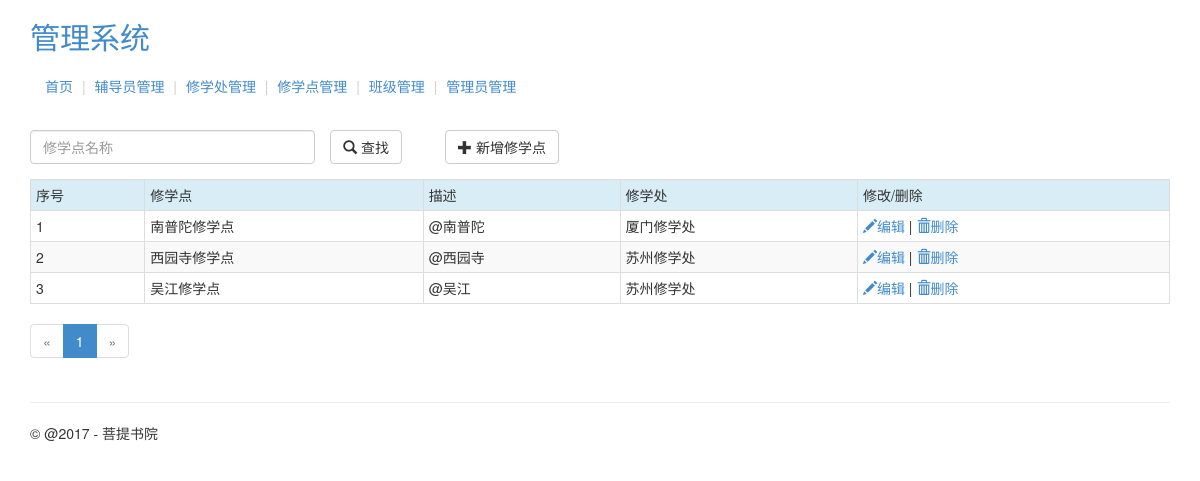
The app's page /admin/department/list (signed in) with its own data.
### putidms/models/org.py (models this page shows, shortened)
class Department(db.Model):
    __tablename__ = 'departments'
    id = db.Column(db.Integer, primary_key=True, autoincrement=True)
    name = db.Column(db.String(255), index=True, unique=True, nullable=False)
    desc = db.Column(db.Text)
    update_user = db.Column(db.Integer)
    create_time = db.Column(db.DateTime, default=datetime.utcnow)
    update_time = db.Column(db.DateTime, default=datetime.utcnow)
    division_id = db.Column(db.Integer, db.ForeignKey('divisions.id'))
    classes = db.relationship('Class', backref='department', lazy='dynamic')

class Division(db.Model):
    __tablename__ = 'divisions'
    id = db.Column(db.Integer, primary_key=True, autoincrement=True)
    name = db.Column(db.String(255), index=True, unique=True, nullable=False)
    desc = db.Column(db.Text)
    update_user = db.Column(db.Integer)
    create_time = db.Column(db.DateTime, default=datetime.utcnow)
    update_time = db.Column(db.DateTime, default=datetime.utcnow)
    departments = db.relationship('Department', backref='division', lazy='dynamic')
    users = db.relationship('User', backref='division', lazy='dynamic')

### putidms/admin/views.py (the view)
@mod.route('/department/list')
@login_required
def department_list():
    page = request.args.get('page', 1, type=int)
    pagination = Department.query.paginate(page, per_page=current_app.config['ITEMS_PER_PAGE'], error_out=False)
    depts = pagination.items
    return render_template('admin/department_list.html', depts=depts, pagination=pagination,
                           endpoint='.department_list')

### putidms/models/user.py (called while the page is built)
@login_manager.user_loader
def load_user(user_id):
    return User.query.get(int(user_id))

### putidms/templates/admin/department_list.html (shortened to what this page needs)
{% extends 'base.html' %}
{% from "_macros.html" import render_field, render_submit_field, pagination_widget %}
{% block content %}
    <div class="row">
        <div class="col-md-12">
            <div class="row">
                <form action="{{ url_for('admin.department_search') }}" method="post" role="form"
                      class="form-horizontal">
                    <div class="col-md-3">
                        <div class="form-group">
                            <input class="form-control" type="text" id="keyword" name="keyword"
                                   value="{{ keyword }}"
                                   placeholder="修学点名称">
                        </div>
                    </div>
                    <div class="col-md-1">
                        <button type="submit" class="btn btn-default">
                            <span class="glyphicon glyphicon-search"></span> 查找
                        </button>
                    </div>
                </form>
                <div class="col-md-2" style="margin-left: 20px;">
                    <a class="btn btn-default" href="{{ url_for('admin.department_add') }}" role="button">
                        <span class="glyphicon glyphicon-plus"></span> 新增修学点
                    </a>
                </div>
            </div>
            {% if depts %}
                <div class="row">
                    <table class="table table-striped table-bordered table-hover table-condensed">
                        <tr class="info">
                            <td>序号</td>
                            <td>修学点</td>
                            <td>描述</td>
                            <td>修学处</td>
                            <td>修改/删除</td>
                        </tr>
                        {% for dept in depts %}
                            <tr>
                                <td>{{ (pagination.page - 1) * config.ITEMS_PER_PAGE + loop.index }}</td>
                                <td>{{ dept.name }}</td>
                                <td>{{ dept.desc }}</td>
                                <td>{{ dept.division.name }}</td>
                                <td>
                                    <a href="{{ url_for('admin.department_edit',id=dept.id) }}" title="编辑">
                                        <span class="glyphicon glyphicon-pencil"></span>编辑
                                    </a>|
                                    <a href="javascript:void(0);" title="删除修学点"
                                       onclick="confirm_delete('{{ url_for("admin.department_delete",id=dept.id) }}');">
                                        <span class="glyphicon glyphicon-trash"></span>删除
                                    </a>
                                </td>
                            </tr>
                        {% endfor %}
                    </table>
                    {{ pagination_widget(pagination, endpoint) }}
                </div>
            {% else %}
                <div class="row">
                    <div class="col-md-12">
                        没有找到相关资料！
                    </div>
                </div>
            {% endif %}
        </div>
    </div>
{% endblock %}

### records on screen
Department: page "1", name "南普陀修学点", desc "@南普陀", division.name "厦门修学处"
Department: (pagination.page-1)*config.ITEMS_PER_PAGE+loop.index "2", name "西园寺修学点", desc "@西园寺", division.name "苏州修学处"
Department: (pagination.page-1)*config.ITEMS_PER_PAGE+loop.index "3", name "吴江修学点", desc "@吴江", division.name "苏州修学处"

### other values on screen
{{ p }} "1"
